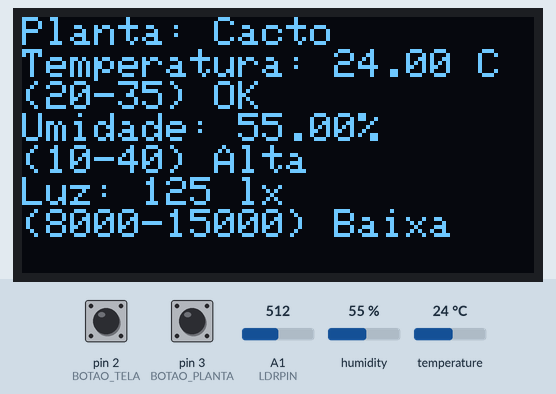
The sketch below on a simulated Arduino Uno, built with avr-gcc and run on an emulated ATmega328P. On the bench: 128×64 one-colour display. Inputs (shaded band) come from the test bench; at power-on: pin 2 (BOTAO_TELA) HIGH, humidity 55 %, A1 (LDRPIN) = 512, temperature 24 °C, pin 3 (BOTAO_PLANTA) HIGH.

Above: at 3.2 s.
3.3 s: pin 2 (BOTAO_TELA) pulled LOW for 3.2 s
At 4.7 s:
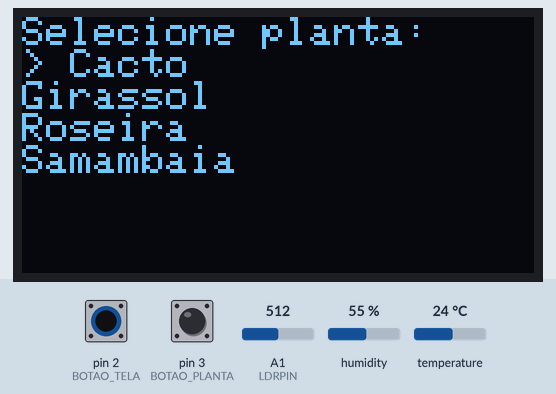
8.0 s: humidity set to 22 %
At 9.6 s:
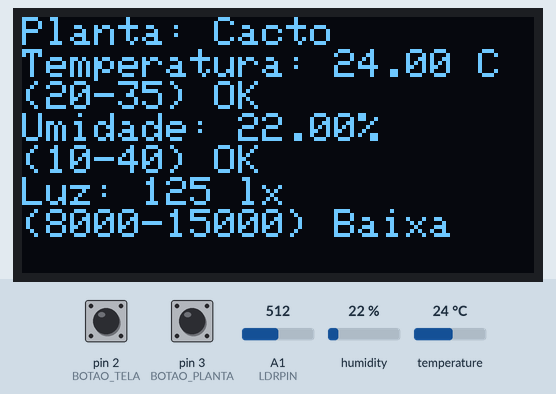
10.8 s: A1 (LDRPIN) set to 716
At 11.5 s:
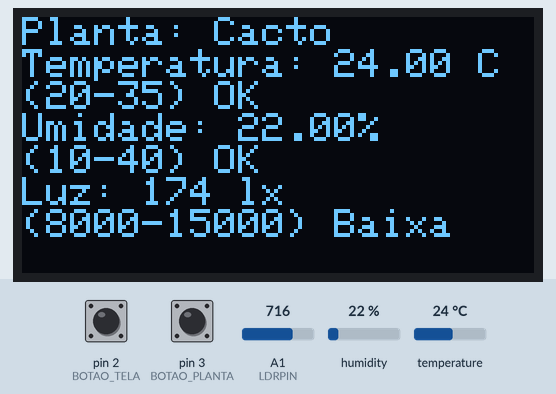
12.4 s: temperature set to 12 °C
At 14.8 s:
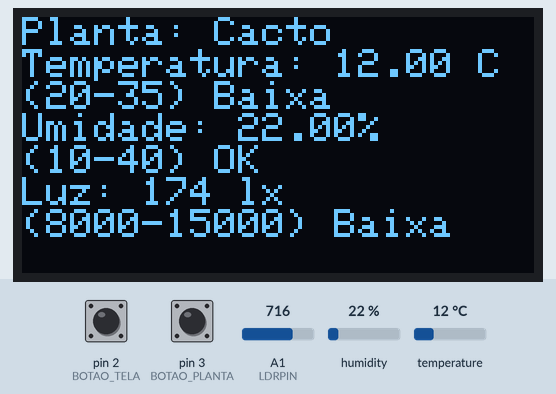
15.1 s: humidity set to 68 %
At 17.0 s:
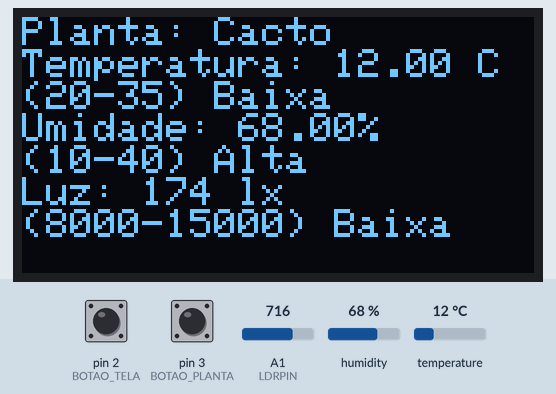
17.3 s: A1 (LDRPIN) set to 900
At 17.9 s:
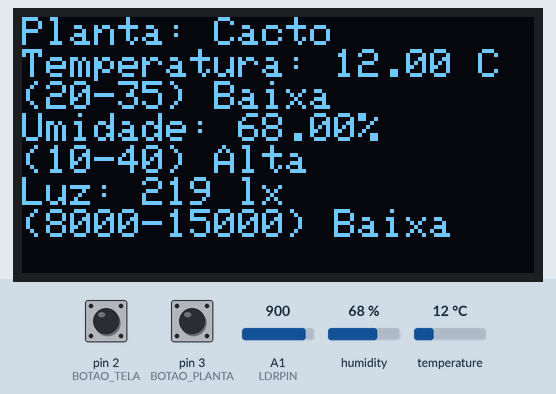
Timing chart, 0 to 19.9 s (numbered marks = the images above; inputs shaded):
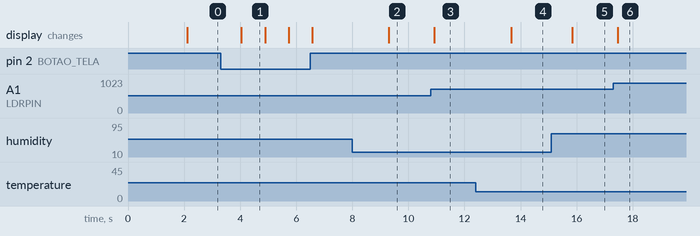

The sketch:

encontre_lugar_para_planta.ino
```cpp
#include <Adafruit_Sensor.h>
#include <DHT.h>
#include <Wire.h>
#include <Adafruit_GFX.h>
#include <Adafruit_SSD1306.h>

#define LDRPIN 1       // Pino do LDR
#define BOTAO_TELA 2   // Botão para alternar telas
#define BOTAO_PLANTA 3 // Botão para mudar de planta

#define DHTPIN 15
#define DHTTYPE DHT11
DHT dht(DHTPIN, DHTTYPE);

#define SCREEN_WIDTH 128
#define SCREEN_HEIGHT 64
#define OLED_RESET    -1
Adafruit_SSD1306 display(SCREEN_WIDTH, SCREEN_HEIGHT, &Wire, OLED_RESET);

// Estrutura de plantas
struct Planta {
  const char* nome;
  int temperaturaMin;
  int temperaturaMax;
  int umidadeMin;
  int umidadeMax;
  int luminosidadeMin;
  int luminosidadeMax;
};

// Lista de plantas
Planta plantas[] = {
  {"Cacto", 20, 35, 10, 40, 8000, 15000},
  {"Girassol", 15, 30, 50, 60, 10000, 20000},
  {"Roseira", 15, 25, 50, 60, 10000, 25000},
  {"Samambaia", 18, 24, 60, 80, 1000, 5000}
};

int plantaAtual = 0; // índice da planta selecionada
int tela = 0;        // 0 = condições, 1 = seleção

// Função para mostrar condições atuais
void mostrarCondicoes(float temperatura, float umidade, int luminosidade) {
  display.clearDisplay();
  display.setCursor(0,0);
  display.print("Planta: ");
  display.println(plantas[plantaAtual].nome);

  // Temperatura
  display.print("Temperatura: ");
  display.print(temperatura);
  display.println(" C");
  display.print("(");
  display.print(plantas[plantaAtual].temperaturaMin);
  display.print("-");
  display.print(plantas[plantaAtual].temperaturaMax);
  display.print(") ");
  if (temperatura < plantas[plantaAtual].temperaturaMin) display.print("Baixa");
  else if (temperatura > plantas[plantaAtual].temperaturaMax) display.print("Alta");
  else display.print("OK");
  display.println();

  // Umidade
  display.print("Umidade: ");
  display.print(umidade);
  display.println("%");
  display.print("(");
  display.print(plantas[plantaAtual].umidadeMin);
  display.print("-");
  display.print(plantas[plantaAtual].umidadeMax);
  display.print(") ");
  if (umidade < plantas[plantaAtual].umidadeMin) display.print("Baixa");
  else if (umidade > plantas[plantaAtual].umidadeMax) display.print("Alta");
  else display.print("OK");
  display.println();

  // Luminosidade
  display.print("Luz: ");
  display.print(luminosidade);
  display.println(" lx");
  display.print("(");
  display.print(plantas[plantaAtual].luminosidadeMin);
  display.print("-");
  display.print(plantas[plantaAtual].luminosidadeMax);
  display.print(") ");
  if (luminosidade < plantas[plantaAtual].luminosidadeMin) display.print("Baixa");
  else if (luminosidade > plantas[plantaAtual].luminosidadeMax) display.print("Alta");
  else display.print("OK");
  display.println();

  display.display();
}

// Função para selecionar planta
void selecionarPlanta() {
  display.clearDisplay();
  display.setCursor(0,0);
  display.println("Selecione planta:");
  for (int i=0; i<4; i++) {
    if (i == plantaAtual) display.print("> ");
    display.println(plantas[i].nome);
  }
  display.display();
}

void setup() {
  Serial.begin(115200);
  dht.begin();
  pinMode(BOTAO_TELA, INPUT_PULLUP);
  pinMode(BOTAO_PLANTA, INPUT_PULLUP);

  if (!display.begin(SSD1306_SWITCHCAPVCC, 0x3C)) {
    Serial.println(F("Falha ao inicializar o display OLED"));
    while (true);
  }

  display.clearDisplay();
  display.setTextSize(1);
  display.setTextColor(SSD1306_WHITE);
  display.setCursor(0, 0);
  display.println("Sistema iniciado...");
  display.display();
  delay(2000);
}

void loop() {
  float temperatura = dht.readTemperature();
  float umidade = dht.readHumidity();
  int ldrValor = analogRead(LDRPIN);
  int luminosidade = map(ldrValor,0,4095,0,1000);

  // Alterna tela ao pressionar BOTAO_TELA
  if (digitalRead(BOTAO_TELA) == LOW) {
    tela = (tela + 1) % 2; // alterna entre 0 e 1
    delay(300); // debounce
  }

  // Exibe tela correspondente
  if (tela == 0) {
    mostrarCondicoes(temperatura, umidade, luminosidade);
  } else if (tela == 1) {
    selecionarPlanta();
    // Troca planta com BOTAO_PLANTA
    if (digitalRead(BOTAO_PLANTA) == LOW) {
      plantaAtual = (plantaAtual + 1) % 4;
      delay(300);
    }
  }

  delay(500);
}
```

Measured:
- after the input at 3.3 s, the display: changes after 0.73 s (image 1)
- after the input at 8.0 s, the display: changes after 1.3 s (image 2)
- after the input at 10.8 s, the display: changes after 0.12 s (image 3)
- after the input at 12.4 s, the display: changes after 1.3 s (image 4)
- after the input at 15.1 s, the display: changes after 0.75 s (image 5)
- after the input at 17.3 s, the display: changes after 0.17 s (image 6)
- what the display in image 1 shows lasts 0.9 s, from 4.0 s to 4.9 s
